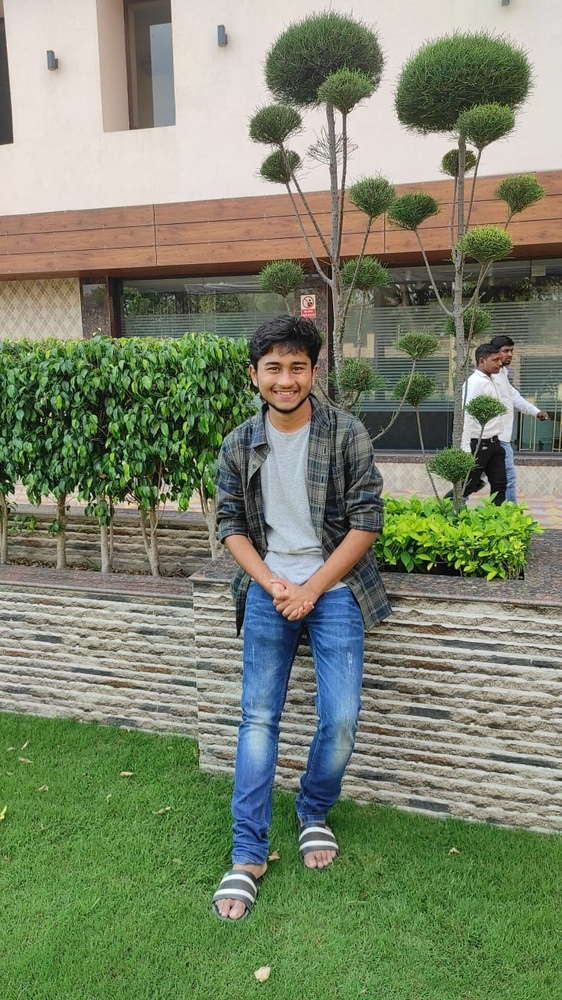
#> input picture DIP/profile pic.jpg, 562 x 1000 px, shrunk from 756 x 1344 before the run, found by its file name
$ python freq_gaussian_lowpass.py
#> lines starting #> are read from the running program, lines starting #| are printed output that depends on the picture
import cv2
import numpy as np
import matplotlib.pyplot as plt
import os

# Define paths
image_path = r'c:\Users\pathi\OneDrive\Desktop\DIP\profile pic.jpg'
output_dir = r'c:\Users\pathi\OneDrive\Desktop\DIP\filters'
output_file = os.path.join(output_dir, 'output_freq_gaussian_lowpass.png')

# Load image in grayscale
img = cv2.imread(image_path, 0)
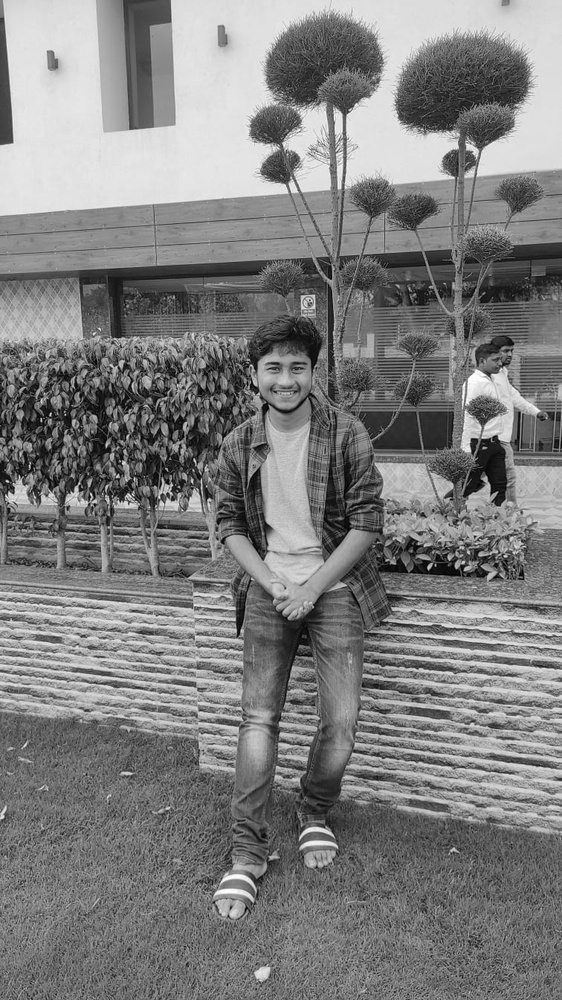
#> img: shape (1000, 562); min 0, max 255, mean 126.8
if img is None:
    print(f"Error: Could not load image from {image_path}")
    exit()

# DFT
dft = cv2.dft(np.float32(img), flags=cv2.DFT_COMPLEX_OUTPUT)
dft_shift = np.fft.fftshift(dft)

rows, cols = img.shape
#> rows = 1000; cols = 562
crow, ccol = rows//2, cols//2
#> crow = 500; ccol = 281

# Gaussian Low Pass Filter Mask
d0 = 30 # Cut-off frequency
mask = np.zeros((rows, cols, 2), np.float32)
for i in range(rows):
    for j in range(cols):
        distance = np.sqrt((i-crow)**2 + (j-ccol)**2)
        mask[i, j] = np.exp(-(distance**2) / (2 * (d0**2)))

# Apply mask and inverse DFT
fshift = dft_shift * mask
f_ishift = np.fft.ifftshift(fshift)
img_back = cv2.idft(f_ishift)
img_back = cv2.magnitude(img_back[:,:,0], img_back[:,:,1])
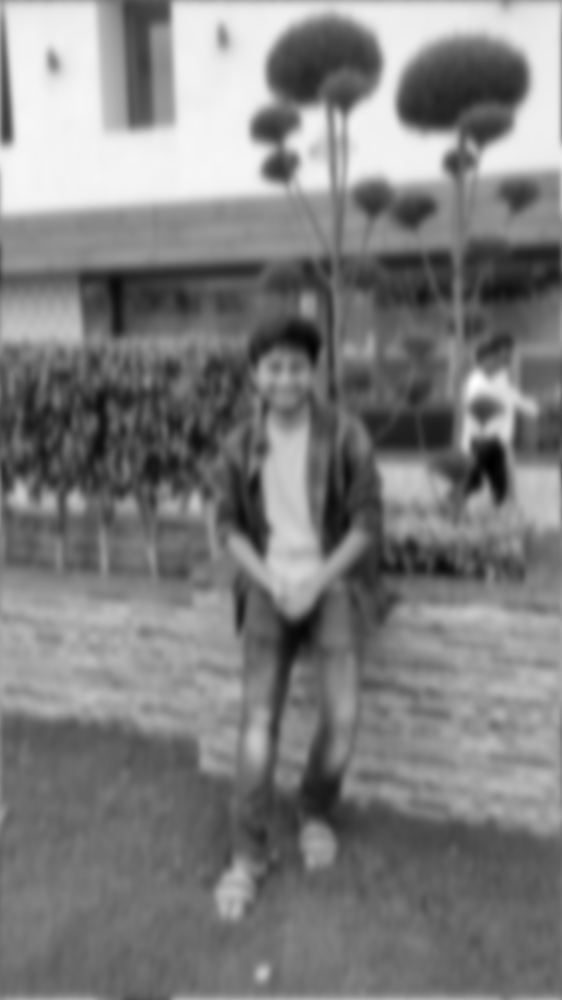
#> img_back: shape (1000, 562) float32; min 10318944, max 132711120, mean 71260384; drawn with min black and max white

# Normalize result for display
cv2.normalize(img_back, img_back, 0, 255, cv2.NORM_MINMAX)
img_back = np.uint8(img_back)

# Save result
cv2.imwrite(output_file, img_back)
print(f"Gaussian Lowpass filter result saved to {output_file}")

# Display
plt.figure(figsize=(10, 5))
plt.subplot(1, 2, 1)
plt.title("Original Grayscale")
plt.imshow(img, cmap='gray')
plt.axis('off')

plt.subplot(1, 2, 2)
plt.title("Gaussian Lowpass")
plt.imshow(img_back, cmap='gray')
plt.axis('off')

plt.show()
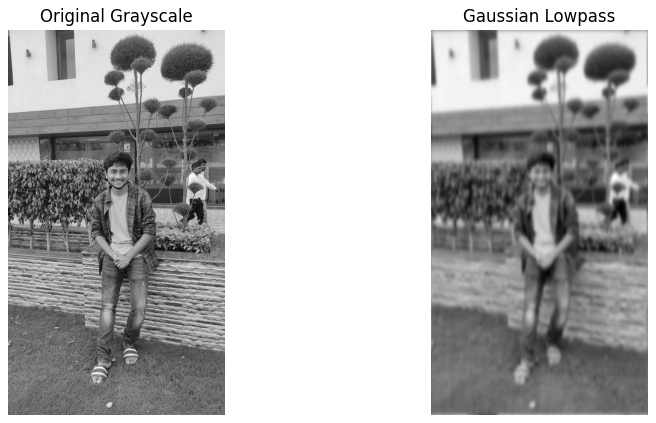
#> figure drawn by matplotlib, 2 panels
